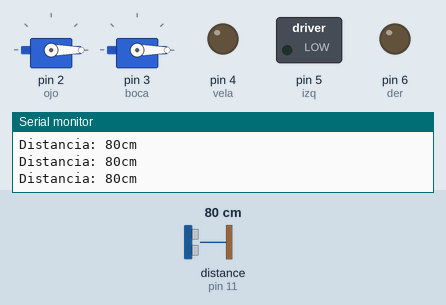
This sketch was run on a simulated Arduino Uno, built with avr-gcc and run on an emulated ATmega328P. Parts: 2 × servo, switched loads named in the sketch (green lamp = pin HIGH), output pins drawn as LEDs (lit = HIGH), the last lines printed to the serial monitor. Wiring (inferred from the names in the program): ultrasonic range finder: trigger pin 12; echo pin 11. Dashed ring = blinking. Inputs (shaded band) come from the test bench; at power-on: distance to the obstacle (sensor on pin 11) 80 cm. The echo pulse lasts 58.3 µs per cm; pins used as bus, display or sensor lines are not drawn.

Above: at 2.2 s.
2.3 s: distance to the obstacle (sensor on pin 11) set to 64 cm
3.8 s: distance to the obstacle (sensor on pin 11) set to 55 cm
At 4.3 s:
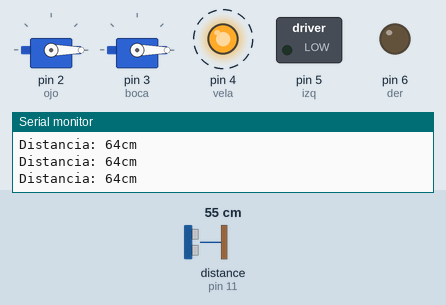
6.8 s: distance to the obstacle (sensor on pin 11) set to 2 cm
At 8.6 s:
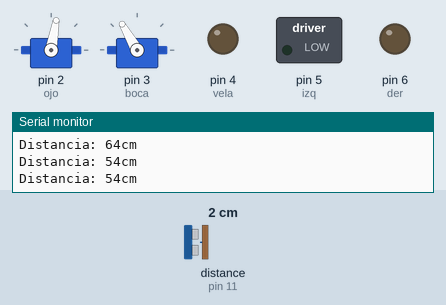
12.8 s: distance to the obstacle (sensor on pin 11) set to 60 cm
At 13.5 s:
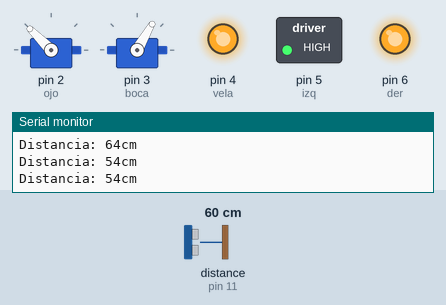
15.8 s: distance to the obstacle (sensor on pin 11) set to 18 cm
At 16.03 s:
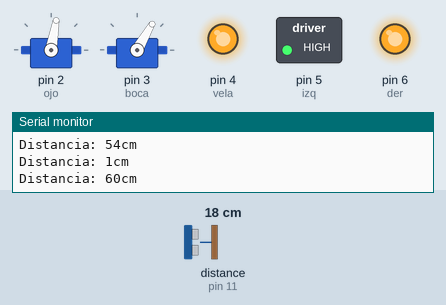
18.8 s: distance to the obstacle (sensor on pin 11) set to 15 cm
At 22.6 s:
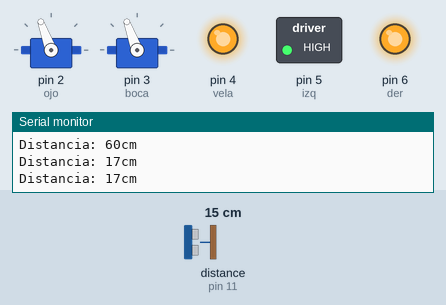
Timing chart, 0 to 22.8 s (numbered marks = the images above; inputs shaded):
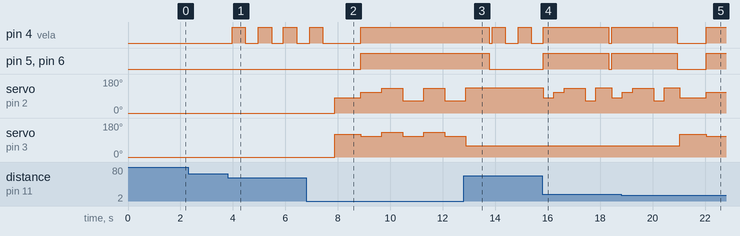

Measured:
- the behaviour switches between 61 and 60 cm on distance to the obstacle (sensor on pin 11) (found by bisection; images 0 and 1)
- the behaviour switches between 17 and 16 cm on distance to the obstacle (sensor on pin 11) (found by bisection; images 4 and 5)
- after the input at 3.8 s, pin 4 (vela): alternates HIGH for 0.50 s and LOW for 0.48 s, starting after 0.17 s
- after the input at 6.8 s, pin 5 (izq), pin 6 (der): LOW → HIGH after 2.1 s; servo on pin 2 (ojo): 0° → 80° after 1.1 s, → 110° 1.0 s later, → 130° 0.80 s later, → 65° 0.80 s later, … (6 changes in this stretch); servo on pin 3 (boca): 0° → 120° after 1.1 s, then repeats every 1.6 s: 110° 0.80 s, 130° 0.80 s
- after the input at 12.8 s, pin 5 (izq), pin 6 (der): goes on until 13.8 s, then stays LOW; servo on pin 2 (ojo): goes on until 12.9 s, then stays 135°; servo on pin 3 (boca): goes on until 12.9 s, then stays 60°
- after the input at 15.8 s, pin 5 (izq), pin 6 (der): LOW → HIGH at once, → LOW 2.5 s later, → HIGH 0.10 s later; servo on pin 2 (ojo): 135° → 80° at once, → 110° 0.40 s later, → 130° 0.40 s later, → 65° 0.80 s later, … (6 changes in this stretch)
- after the input at 18.8 s, servo on pin 3 (boca): 60° → 120° after 2.2 s, → 110° 1.0 s later

The sketch:

CodigoCupCake2.ino
```cpp
// Codigo CupCake Animatrónico

#include <Servo.h>

Servo ojo; //Servomotor que controla los ojos
Servo boca;  //Servomotor que controla la boca
int pos = 0; //Ángulo inicial
const int Trigger = 12;   //Pin digital 2 para el Trigger del sensor
const int Echo = 11;   //Pin digital 3 para el Echo del sensor
int estado=90; // Estado inicial del botón, comienza en estado 0
int vela=4; //Pin del led asociado a la vela
int izq=5; //Pin asociado al ojo izquierdo
int der=6; //Pin asociado al ojo derecho

void setup()
{
Serial.begin(9600);
pinMode(vela, OUTPUT);  //Configura el pin de la vela como salida
pinMode(izq, OUTPUT);  //Configura el pin del ojo izquierdo como salida
pinMode(der, OUTPUT);  //Configura el pin del ojo derecho como salida
pinMode(Trigger, OUTPUT); //pin como salida
pinMode(Echo, INPUT);  //pin como entrada
digitalWrite(Trigger, LOW);//Inicializamos el pin con 0
ojo.attach(2); // Adjunta el objeto servo de los ojos en el pin 2
boca.attach(3); // Adjunta el objeto servo de los ojos en el pin 3
pos = (0); //Redunda posición al iniciar
ojo.write(pos); // Configura al servo de los ojos para encontrarse
                //En la posición inicial
boca.write(pos); // Configura al servo de la boca para encontrarse
                //En la posición inicial
delay(1000); //Tiempo de retraso
}


void loop()
{

  digitalWrite(vela, LOW); //Establece la salida del led de la vela
  digitalWrite(izq, LOW); //Establece la salida del led de los ojos
  digitalWrite(der, LOW);  //Establece la salida del led de la boca
  delay(100); //Tiempo de retraso

  long t; //timepo que demora en llegar el eco
  long d; //distancia en centimetros

  digitalWrite(Trigger, HIGH);
  delayMicroseconds(10);          //Enviamos un pulso de 10us
  digitalWrite(Trigger, LOW);

  t = pulseIn(Echo, HIGH); //obtenemos el ancho del pulso
  d = t/58;             //escalamos el pulso a una distancia en cm

  if (d>40&&d <=60) {

    digitalWrite(vela, HIGH); //Secuencia de luces
    digitalWrite(izq, LOW);
    digitalWrite(der, LOW);
    delay(500);  //Retraso
    digitalWrite(vela, LOW); //Secuencia de luces
    delay(500);  //Retraso
    digitalWrite(vela, HIGH); //Secuencia de luces
    delay(500);  //Retraso
    digitalWrite(vela, LOW); //Secuencia de luces
    delay(250);  //Retraso
  }
  if (d>20&&d <=40) {
    digitalWrite(vela, HIGH); //Secuencia de luces
    digitalWrite(izq, LOW);
    digitalWrite(der, LOW);
    delay(500);  //Retraso
    digitalWrite(izq, HIGH);
    digitalWrite(der, HIGH);
    delay(500);  //Retraso
    digitalWrite(izq, LOW);
    digitalWrite(der, HIGH);
    delay(500);  //Retraso
    digitalWrite(izq, HIGH);
    digitalWrite(der, LOW);
    delay(500);  //Retraso
    digitalWrite(izq, HIGH);
    digitalWrite(der, HIGH);
    digitalWrite(vela, HIGH);

   }
  if (d>15&&d <=20){

    digitalWrite(vela, HIGH); //Secuencia de luces
    digitalWrite(izq, HIGH);
    digitalWrite(der, HIGH);
    pos = (80); //Cambio de posición de ojos
    ojo.write(pos);
    delay (400); //Retraso
    pos = (110); //Cambio de posición de ojos
    ojo.write(pos);
    delay (400); //Retraso
    pos = (130); //Cambio de posición de ojos
    ojo.write(pos);
    delay (400); //Retraso
    pos = (130); //Cambio de posición de ojos y boca
    ojo.write(pos);
    delay (400); //Retraso
    pos = (65); //Cambio de la posición de los ojos
    ojo.write(pos);
    delay (400); //Retraso

    pos = (135); //Cambio de la posición de los ojos
    ojo.write(pos);
    delay (400); //Retraso

  }
  if ( d <=15){
    pos = (80); //Cambio de posición ojos
    ojo.write(pos);
    pos = (120);
    boca.write(pos); //Cambio de posición boca
    delay (1000);

    digitalWrite(vela, HIGH); //Secuencia de luces
    digitalWrite(izq, HIGH);
    digitalWrite(der, HIGH);
    pos = (110); //Cambio de posición de ojos y boca
    ojo.write(pos);
    boca.write(pos);
    delay (800); //Retraso

    digitalWrite(vela, HIGH); //Secuencia de luces
    digitalWrite(izq, HIGH);
    digitalWrite(der, HIGH);
    pos = (130); //Cambio de posición de ojos y boca
    ojo.write(pos);
    boca.write(pos);
    delay (800); //Retraso

    digitalWrite(vela, HIGH); //Secuencia de luces
    digitalWrite(izq, HIGH);
    digitalWrite(der, HIGH);
    pos = (65); //Cambio de posición en los ojos
    ojo.write(pos);
    pos = (110); //Cambio de posición de la boca
    boca.write(pos);
    delay (800); //Retraso

    pos = (130); //Cambio de posición de ojos y boca
    ojo.write(pos);
    boca.write(pos);
    delay (800); //Retraso

    pos = (65); //Cambio de la posición de los ojos
    ojo.write(pos);
    pos = (110); //Cambio de posición de la boca
    boca.write(pos);
    delay (800); //Retraso

    pos = (135); //Cambio de la posición de los ojos
    ojo.write(pos);
    pos = (60);//Cambio de posición de la boca
    boca.write(pos);
    delay (800); //Retraso
  }
  Serial.print("Distancia: ");
  Serial.print(d);      //Enviamos serialmente el valor de la distancia
  Serial.print("cm");
  Serial.println();
  delay(100);          //Hacemos una pausa de 100ms

}
```
